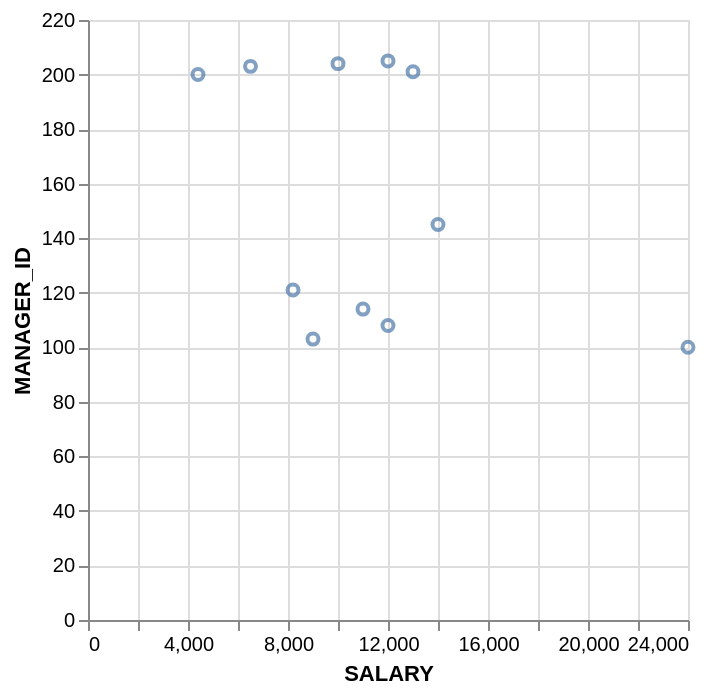

Express this chart as Vega-Lite.
### Vega-Lite specification from a JSON file in a GitHub repository (floating-point values rounded to 4 significant figures)
{"data": {"values": [{"x_data": 24000, "y_data": 100}, {"x_data": 9000, "y_data": 103}, {"x_data": 12000, "y_data": 108}, {"x_data": 11000, "y_data": 114}, {"x_data": 8200, "y_data": 121}, {"x_data": 14000, "y_data": 145}, {"x_data": 4400, "y_data": 200}, {"x_data": 13000, "y_data": 201}, {"x_data": 6500, "y_data": 203}, {"x_data": 10000, "y_data": 204}, {"x_data": 12000, "y_data": 205}]}, "mark": "point", "encoding": {"x": {"field": "x_data", "type": "quantitative", "title": "SALARY"}, "y": {"field": "y_data", "type": "quantitative", "title": "MANAGER_ID"}}}
